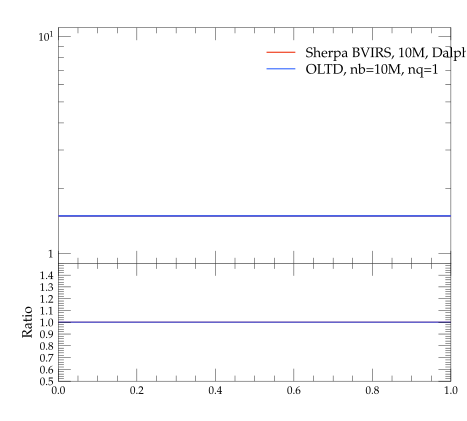

This figure's Python source:
#! /usr/bin/env python

# This Python script was auto-generated using YODA v2.0.0.
# Analysis object: /evtb/incCutEg
# Timestamp: 15-04-2024 (14:39:54)

import matplotlib as mpl
import matplotlib.pyplot as plt
mpl.use('Agg') # comment out for interactive use
import os
import numpy as np

plotDir = os.path.split(os.path.realpath(__file__))[0]
if 'YODA_USER_PLOT_PATH' in globals():
    plot_outdir = globals()['YODA_USER_PLOT_PATH']
else:
    plot_outdir = plotDir

#plot style
plt.style.use(os.path.join(plotDir, '../default.mplstyle'))
# plot metadata
figW, figH = plt.rcParams['figure.figsize']
ax_xLabel = r''
ax_yLabel = r''
ax_title  = r''
ax_xScale = 'linear'
ax_yScale = 'log'
xLims = (0.0, 1.0)
yLims = (0.9, 11.0)

# TeX-friendly labels for the legend
labels = [ r"Sherpa BVIRS, 10M, Dalpha=0.01", r"OLTD, nb=10M, nq=1" ]

# Create figure and axis objects
fig, (ax, ratio0_ax) = plt.subplots(2, 1, sharex=True,
                  figsize=(figW,figH), gridspec_kw={'height_ratios': (2, 1)})
ratio0_ax.yaxis.set_major_locator(mpl.ticker.MultipleLocator(0.1))
ratio0_ax.set_ylim(0.5, 1.4999)
ratio0_ax.set_ylabel('Ratio')

# LineColor map: curve index -> color
linecolors = {0: '#EE3311', 1: '#3366FF'}
# the numerical data is stored in a separate file
dataf = dict()
prefix = os.path.split(__file__)[0]
if prefix:    prefix = prefix + '/'
exec(open(prefix+'incCutEg__data.py').read(), dataf)


legend_handles = [] # keep track of handles for the legend

# style options for curves
# starts at zorder>=5 to draw curve on top of legend
styles = {
  'curve0': {
    'color' : linecolors[0],
    'linestyle' : '-',
    'marker' : 'o',
    'zorder' : 5,
    'histstyle' : True,
  },
  'curve1': {
    'color' : linecolors[1],
    'linestyle' : '-',
    'marker' : 'o',
    'zorder' : 6,
    'histstyle' : True,
  },
}
# curve from input yoda files in main panel
for label in dataf['yvals'].keys():
    if all(np.isnan(v) for v in dataf['yvals'][label]):
        continue
    tmp = None
    if styles[label]['histstyle']: # draw as histogram
        tmp, = ax.plot(dataf['xedges'], dataf['yedges'][label],
                       color=styles[label]['color'],
                       linestyle=styles[label]['linestyle'],
                       drawstyle='steps-pre', solid_joinstyle='miter',
                       zorder=styles[label]['zorder'], label=label)
        ax.errorbar(dataf['xpoints'], dataf['yvals'][label], color=styles[label]['color'],
                    xerr=dataf['xerrs'], yerr=[dataf['ydowns'][label], dataf['yups'][label]],
                    linestyle='none', zorder=styles[label]['zorder'])
    else: # draw as scatter
        tmp = ax.errorbar(dataf['xpoints'], dataf['yvals'][label],
                          xerr=dataf['xerrs'],
                          yerr=[ dataf['ydowns'][label],
                          dataf['yups'][label] ],
                          fmt=styles[label]['marker'],
                          ecolor=styles[label]['color'],
                          color=styles[label]['color'], zorder=2)
        tmp[-1][0].set_linestyle(styles[label]['linestyle'])
    legend_handles += [tmp]
    for varLabel in dataf['variation_yvals'].keys():
        if varLabel.startswith(label):
            tmp, = ax.plot(dataf['xedges'], dataf['variation_yvals'][varLabel],
                           color=styles[label]['color'],
                           linestyle=styles[label]['linestyle'],
                           drawstyle='steps-pre', solid_joinstyle='miter',
                           zorder=styles[label]['zorder'], alpha=0.5)


# plots on ratio panel
# curve from input yoda files in ratio panel
for label, yvals in dataf['ratio0_yvals'].items():
    if all(np.isnan(v) for v in yvals):
        continue
    if styles[label]['histstyle']: # plot as histogram
        ratio0_ax.plot(dataf['xedges'], yvals,
                       color=styles[label]['color'],
                       linestyle=styles[label]['linestyle'],
                       drawstyle='steps-pre', zorder=1,
                       solid_joinstyle='miter')
        ratio0_ax.vlines(dataf['xpoints'],
                         dataf['ratio0_ymin'][label],
                         dataf['ratio0_ymax'][label],
                         color=styles[label]['color'], zorder=1)
    else: # plot as scatter
        tmp = ratio0_ax.errorbar(dataf['xpoints'],
                                 yvals, xerr=dataf['xerrs'],
                                 yerr=dataf['ratio0_yerrs'][label],
                                 fmt=styles[label]['marker'],
                                 ecolor=styles[label]['color'],
                                 color=styles[label]['color'])
        tmp[-1][0].set_linestyle(styles[label]['linestyle'])

    for varlabel in dataf['ratio0_variation_vals'].keys():
        if varlabel.startswith(label):
            ratio0_ax.plot(dataf['xedges'],
                            dataf['ratio0_variation_vals'][varlabel],
                            color=styles[label]['color'],
                            linestyle=styles[label]['linestyle'],
                            drawstyle='steps-pre', solid_joinstyle='miter',
                            zorder=1, alpha=0.5)

legend_pos = (0.5, 0.97)
ax.legend(legend_handles, labels, loc='upper left', bbox_to_anchor=legend_pos)

# set plot metadata as defined above
ratio0_ax.set_xlabel(ax_xLabel)
ratio0_ax.xaxis.set_label_coords(1., -.15)
ax.set_ylabel(ax_yLabel, loc='top')
ax.set_title(ax_title, loc='left')
ax.set_xscale(ax_xScale)
ax.set_yscale(ax_yScale)
ax.set_xlim(xLims)
ax.set_ylim(yLims)

# tick formatting
plt.rcParams['xtick.top'] = True
plt.rcParams['ytick.right'] = True
ax.yaxis.set_major_locator(mpl.ticker.LogLocator(base=10.0, numticks=np.inf))
ax.yaxis.set_minor_locator(mpl.ticker.LogLocator(
                           base=10.0, subs=np.arange(0.1, 1, 0.1), numticks=np.inf))
fig.align_ylabels((ax, ratio0_ax))
plt.savefig(os.path.join(plot_outdir, 'incCutEg.pdf'), format='PDF')
plt.savefig(os.path.join(plot_outdir, 'incCutEg.png'), format='PNG')

plt.close(fig)
